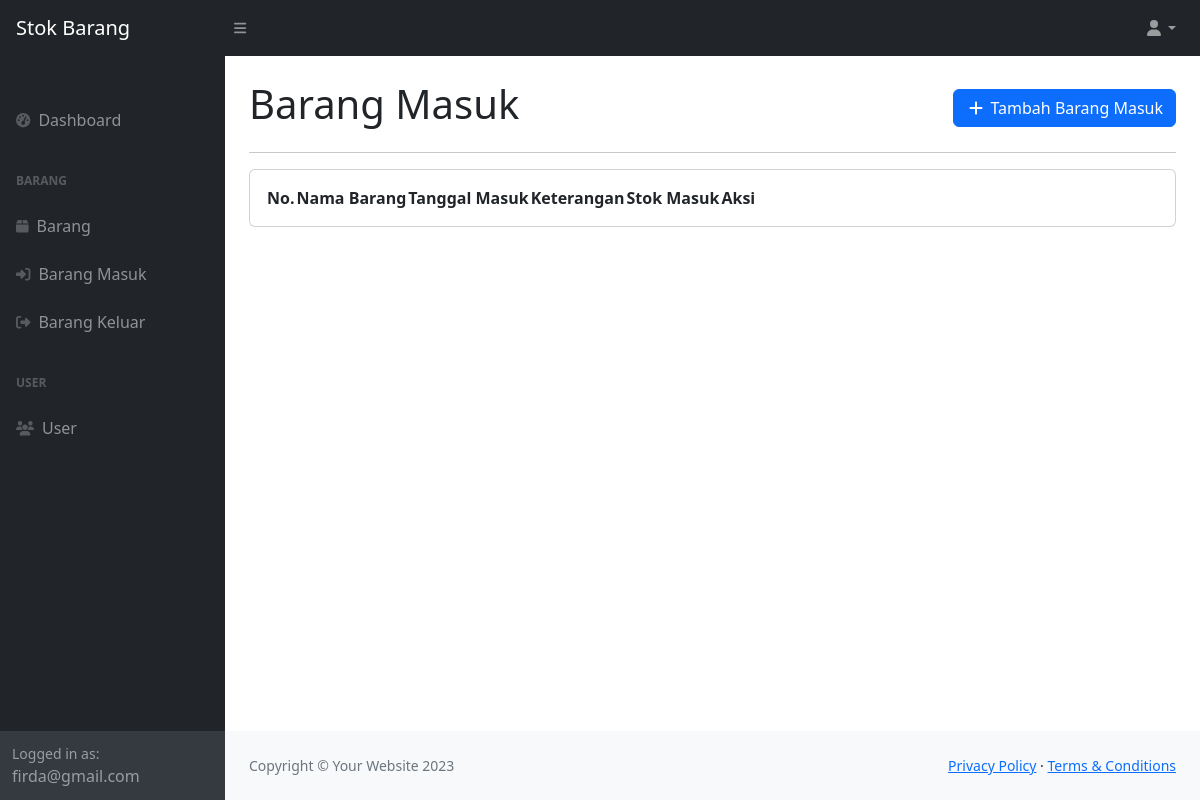
Before: /barang_masuk.php (signed in) with the older database file.
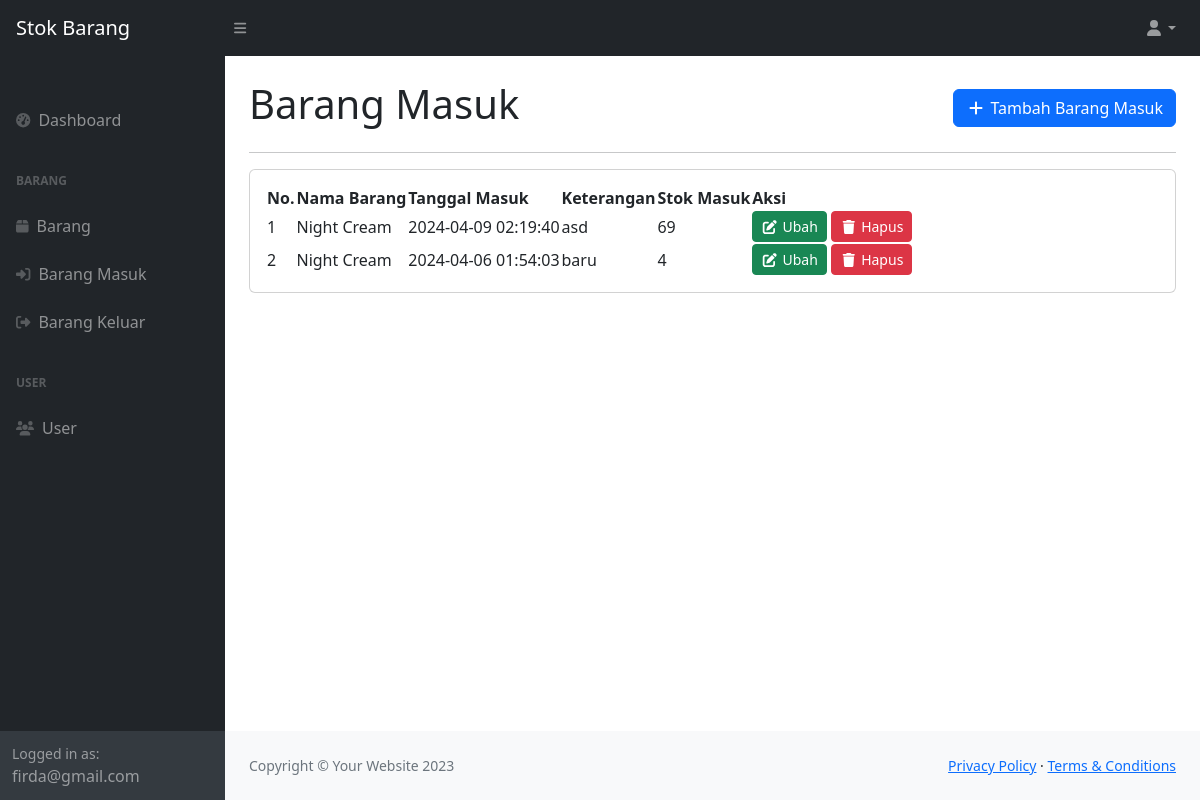
After: the same page with the newer database file.
### tables this page shows
CREATE TABLE `user` (
  `id_user` int(11) NOT NULL,
  `email` varchar(50) NOT NULL,
  `password` varchar(255) NOT NULL
);

CREATE TABLE `barang_masuk` (
  `id_barang_masuk` int(11) NOT NULL,
  `id_barang` int(11) NOT NULL,
  `tanggal_masuk` timestamp NOT NULL DEFAULT current_timestamp(),
  `keterangan` varchar(50) NOT NULL,
  `stok_masuk` int(11) NOT NULL
);

CREATE TABLE `barang` (
  `id_barang` int(11) NOT NULL,
  `nama_barang` varchar(50) NOT NULL,
  `deskripsi` text NOT NULL,
  `total_stok` int(11) DEFAULT NULL
);

### function.php (called while the page is built, shortened)
<?php
	$conn = mysqli_connect("localhost", "root", "", "stok_barang");
	if (isset($_SESSION['id_user'])) {
		function dataUserLogin()
		{
			global $conn;
			$id_user = $_SESSION['id_user'];
		    return mysqli_fetch_assoc(mysqli_query($conn, "SELECT * FROM user WHERE id_user = '$id_user'"));
		}
	}
?>

### barang_masuk.php (the view, shortened to what this page needs)
<?php
require_once 'function.php';
$dataUserLogin = dataUserLogin();
$barang_masuk = mysqli_query($conn, "SELECT * FROM barang_masuk INNER JOIN barang ON barang.id_barang = barang_masuk.id_barang ORDER BY tanggal_masuk DESC");
?>
<!DOCTYPE html>
<html lang="en">
<head>
    <?php include_once 'head.php'; ?>
</head>
<body class="sb-nav-fixed">
<?php include_once 'navbar.php'; ?>
<div id="layoutSidenav">
<?php include_once 'sidebar.php'; ?>
<div id="layoutSidenav_content">
<main>
    <div class="container-fluid px-4">
        <div class="row justify-content-between mt-4">
            <div class="col my-auto">
                <h1>Barang Masuk</h1>
            </div>
            <div class="col text-end my-auto">
                <button type="button" data-bs-toggle="modal" data-bs-target="#tambahBarangModal" class="btn btn-primary"><i class="fas fa-fw fa-plus"></i> Tambah Barang Masuk</button>
            </div>
        </div>
        <hr>
        <div class="card mb-4">
            <div class="card-body">
                <div class="table-responsive">
                    <table id="dataTable">
                        <thead>
                            <tr>
                                <th>No.</th>
                                <th>Nama Barang</th>
                                <th>Tanggal Masuk</th>
                                <th>Keterangan</th>
                                <th>Stok Masuk</th>
                                <th>Aksi</th>
                            </tr>
                        </thead>
                        <tbody>
                            <?php $i = 1; ?>
                            <?php foreach ($barang_masuk as $data_barang_masuk): ?>
                                <tr>
                                    <td><?= $i++; ?></td>
                                    <td><?= $data_barang_masuk['nama_barang']; ?></td>
                                    <td><?= $data_barang_masuk['tanggal_masuk']; ?></td>
                                    <td><?= $data_barang_masuk['keterangan']; ?></td>
                                    <td><?= $data_barang_masuk['stok_masuk']; ?></td>
                                    <td>
                                        <a class="btn btn-sm btn-success" href="ubah_barang_masuk.php?id_barang_masuk=<?= $data_barang_masuk['id_barang_masuk']; ?>"><i class="fas fa-fw fa-edit"></i> Ubah</a>
                                        <a data-nama="Barang <?= $data_barang_masuk['nama_barang']; ?>" class="btn-delete btn btn-sm btn-danger" href="hapus_barang_masuk.php?id_barang_masuk=<?= $data_barang_masuk['id_barang_masuk']; ?>"><i class="fas fa-fw fa-trash"></i> Hapus</a>
                                    </td>
                                </tr>
                            <?php endforeach ?>
                        </tbody>
                    </table>
                </div>
            </div>
        </div>
    </div>
</main>
<?php include_once 'footer.php'; ?>
</div>
</div>
</body>
</html>

### head.php (shortened to what this page needs)
<link href="https://cdn.jsdelivr.net/npm/simple-datatables@7.1.2/dist/style.min.css" rel="stylesheet" />
<link href="css/styles.css" rel="stylesheet" />

### navbar.php (shortened to what this page needs)
<nav class="sb-topnav navbar navbar-expand navbar-dark bg-dark">
    <a class="navbar-brand ps-3" href="index.php">Stok Barang</a>
    <button class="btn btn-link btn-sm order-1 order-lg-0 me-4 me-lg-0" id="sidebarToggle" href="#!"><i class="fas fa-bars"></i></button>
    <ul class="navbar-nav d-none d-md-inline-block form-inline ms-auto me-0 me-md-3 my-2 my-md-0">
        <li class="nav-item dropdown">
            <a class="nav-link dropdown-toggle" id="navbarDropdown" href="#" role="button" data-bs-toggle="dropdown" aria-expanded="false"><i class="fas fa-user fa-fw"></i></a>
        </li>
    </ul>
</nav>

### sidebar.php
<div id="layoutSidenav_nav">
    <nav class="sb-sidenav accordion sb-sidenav-dark" id="sidenavAccordion">
        <div class="sb-sidenav-menu">
            <div class="nav">
                <div class="sb-sidenav-menu-heading"></div>
                <a class="nav-link" href="index.php">
                    <div class="sb-nav-link-icon"><i class="fas fa-tachometer-alt"></i></div>
                    Dashboard
                </a>
                <div class="sb-sidenav-menu-heading">BARANG</div>
                <a class="nav-link" href="barang.php">
                    <div class="sb-nav-link-icon"><i class="fas fa-box"></i></div>
                    Barang
                </a>
                <a class="nav-link" href="barang_masuk.php">
                    <div class="sb-nav-link-icon"><i class="fas fa-sign-in-alt"></i></div>
                    Barang Masuk
                </a>
                <a class="nav-link" href="barang_keluar.php">
                    <div class="sb-nav-link-icon"><i class="fas fa-sign-out-alt"></i></div>
                    Barang Keluar
                </a>
                <div class="sb-sidenav-menu-heading">User</div>
                <a class="nav-link" href="user.php">
                    <div class="sb-nav-link-icon"><i class="fas fa-users"></i></div>
                    User
                </a>
            </div>
        </div>
        <div class="sb-sidenav-footer">
            <div class="small">Logged in as:</div>
            <?= $dataUserLogin['email']; ?>
        </div>
    </nav>
</div>

### footer.php
<footer class="py-4 bg-light mt-auto">
    <div class="container-fluid px-4">
        <div class="d-flex align-items-center justify-content-between small">
            <div class="text-muted">Copyright &copy; Your Website 2023</div>
            <div>
                <a href="#">Privacy Policy</a>
                &middot;
                <a href="#">Terms &amp; Conditions</a>
            </div>
        </div>
    </div>
</footer>

Changed rows visible on the page:
added barang_masuk: id_barang.nama_barang "Night Cream", tanggal_masuk "2024-04-09 02:19:40", keterangan "asd", stok_masuk "69"
added barang_masuk: id_barang.nama_barang "Night Cream", tanggal_masuk "2024-04-06 01:54:03", keterangan "baru", stok_masuk "4"
